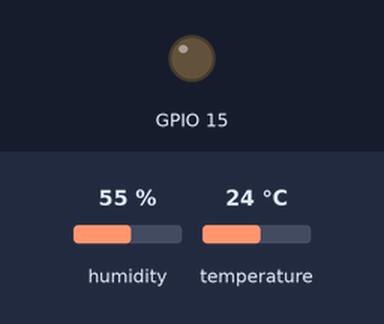
This sketch was run on a simulated ESP32. Parts: output pins drawn as LEDs (lit = HIGH). The inputs (shaded band) are chosen by the test bench; at power-on: humidity 55 %, temperature 24 °C. WiFi joins after 1.5 s; servers stay silent unless stated; what the sketch prints to the serial monitor is not drawn.

Above: at 0.0 s.
At 0.8 s:
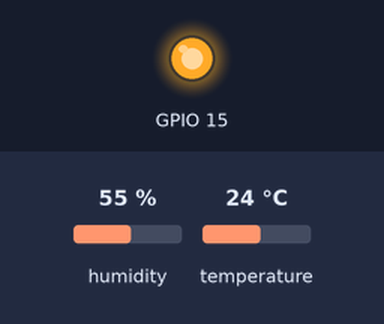
Timing chart, 0 to 2.3 s (numbered marks = the images above):
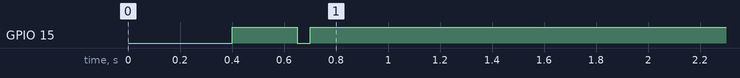

The sketch:

esp32.mini.W5500.send.only.210430.ino
```cpp
#include <Wire.h>
#include "SHT21.h"
SHT21 SHT21;

#include <SPI.h>         // needed for Arduino versions later than 0018
#include <Ethernet2.h>
#include <EthernetUdp2.h>         // UDP library from: bjoern@cs.stanford.edu 12/30/2008

#define     ETH_RST        15 // 17  // 4
#define     ETH_CS          5
#define     ETH_SCLK       18
#define     ETH_MISO       19  //23
#define     ETH_MOSI       23  //19

// Enter a MAC address and IP address for your controller below.
// The IP address will be dependent on your local network:
byte mac[] = { 0xDE, 0xAD, 0xBE, 0xEF, 0xAA, 0xBB };
//IPAddress ip(192, 168, 1, 178), rip(192, 168, 1, 72);
IPAddress ip(192, 168, 1, 178), rip(192, 168, 1, 172);

unsigned int localPort = 7777;      // local port to listen on
unsigned int remotePort = 8888;      // local port to listen on

// buffers for receiving and sending data
char packetBuffer[UDP_TX_PACKET_MAX_SIZE]; //buffer to hold incoming packet,
char  ReplyBuffer[] = "acknowledged";       // a string to send back

union
{
uint8_t frame[16];
float sensor[4];
} sdp, rdp; // send and receive packets

// An EthernetUDP instance to let us send and receive packets over UDP
EthernetUDP Udp;


void ethernetReset(const uint8_t resetPin)
{
    pinMode(resetPin, OUTPUT);
    digitalWrite(resetPin, HIGH);
    delay(250);
    digitalWrite(resetPin, LOW);
    delay(50);
    digitalWrite(resetPin, HIGH);
    delay(350);
}

float stab[8];

void get_sens()
{
    SHT21.begin();
    stab[0]=SHT21.getTemperature();
    delay(100);
    stab[1]=SHT21.getHumidity();
    Serial.printf("T:%2.2f, H:%2.2f\n",stab[0],stab[1]);
}

void setup()
{
  Serial.begin(9600);delay(200);
  Wire.begin(12,14);delay(200);
  SPI.begin(ETH_SCLK, ETH_MISO, ETH_MOSI);
  ethernetReset(ETH_RST);
  Ethernet.init(ETH_CS);
  Ethernet.begin(mac, ip);
  Udp.begin(localPort);


}

void loop() {
  char buff[32];
    get_sens();
    sprintf(buff,"T:%2.2f,H:%2.2f\n",stab[0],stab[1]);

    Udp.beginPacket(rip, remotePort);
    Udp.write(buff,strlen(buff)+1);
    Udp.endPacket();
    Serial.print(buff);Serial.print(" - packet sent to:");
    Serial.print(rip);Serial.print(":");Serial.println(remotePort);
    delay(1000);
}
```
